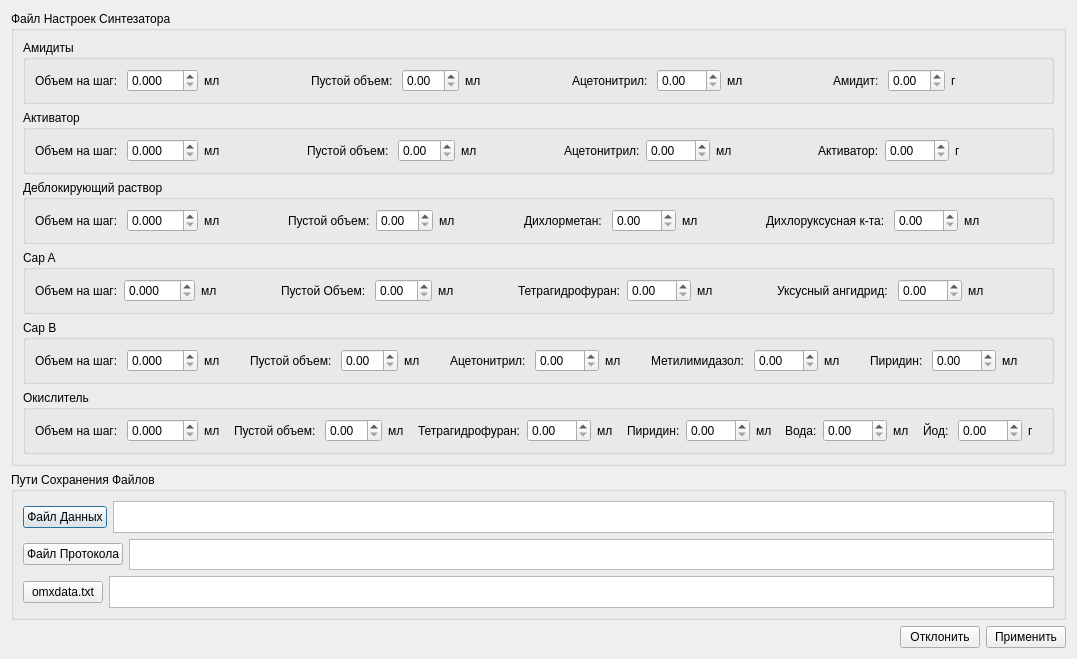
<?xml version="1.0" encoding="UTF-8"?>
<ui version="4.0">
 <class>Dialog</class>
 <widget class="QDialog" name="Dialog">
  <property name="geometry">
   <rect>
    <x>0</x>
    <y>0</y>
    <width>1077</width>
    <height>659</height>
   </rect>
  </property>
  <property name="windowTitle">
   <string>Dialog</string>
  </property>
  <layout class="QHBoxLayout" name="horizontalLayout_4">
   <item>
    <layout class="QVBoxLayout" name="verticalLayout">
     <item>
      <widget class="QGroupBox" name="groupBox">
       <property name="title">
        <string>Файл Настроек Синтезатора</string>
       </property>
       <layout class="QVBoxLayout" name="verticalLayout_3">
        <item>
         <widget class="QGroupBox" name="groupBox_3">
          <property name="sizePolicy">
           <sizepolicy hsizetype="Preferred" vsizetype="Preferred">
            <horstretch>0</horstretch>
            <verstretch>0</verstretch>
           </sizepolicy>
          </property>
          <property name="title">
           <string>Амидиты</string>
          </property>
          <layout class="QHBoxLayout" name="horizontalLayout_5">
           <item>
            <widget class="QLabel" name="label">
             <property name="text">
              <string>Объем на шаг: </string>
             </property>
            </widget>
           </item>
           <item>
            <widget class="QDoubleSpinBox" name="doubleSpinBox">
             <property name="decimals">
              <number>3</number>
             </property>
             <property name="maximum">
              <double>999.990000000000009</double>
             </property>
             <property name="singleStep">
              <double>0.001000000000000</double>
             </property>
            </widget>
           </item>
           <item>
            <widget class="QLabel" name="label_28">
             <property name="text">
              <string>мл</string>
             </property>
            </widget>
           </item>
           <item>
            <spacer name="horizontalSpacer">
             <property name="orientation">
              <enum>Qt::Horizontal</enum>
             </property>
             <property name="sizeHint" stdset="0">
              <size>
               <width>40</width>
               <height>20</height>
              </size>
             </property>
            </spacer>
           </item>
           <item>
            <widget class="QLabel" name="label_2">
             <property name="text">
              <string>Пустой объем: </string>
             </property>
            </widget>
           </item>
           <item>
            <widget class="QDoubleSpinBox" name="doubleSpinBox_7">
             <property name="singleStep">
              <double>0.010000000000000</double>
             </property>
            </widget>
           </item>
           <item>
            <widget class="QLabel" name="label_29">
             <property name="text">
              <string>мл</string>
             </property>
            </widget>
           </item>
           <item>
            <spacer name="horizontalSpacer_2">
             <property name="orientation">
              <enum>Qt::Horizontal</enum>
             </property>
             <property name="sizeHint" stdset="0">
              <size>
               <width>40</width>
               <height>20</height>
              </size>
             </property>
            </spacer>
           </item>
           <item>
            <widget class="QLabel" name="label_3">
             <property name="text">
              <string>Ацетонитрил: </string>
             </property>
            </widget>
           </item>
           <item>
            <widget class="QDoubleSpinBox" name="doubleSpinBox_38">
             <property name="maximum">
              <double>999.990000000000009</double>
             </property>
             <property name="singleStep">
              <double>0.010000000000000</double>
             </property>
            </widget>
           </item>
           <item>
            <widget class="QLabel" name="label_30">
             <property name="text">
              <string>мл</string>
             </property>
            </widget>
           </item>
           <item>
            <spacer name="horizontalSpacer_3">
             <property name="orientation">
              <enum>Qt::Horizontal</enum>
             </property>
             <property name="sizeHint" stdset="0">
              <size>
               <width>40</width>
               <height>20</height>
              </size>
             </property>
            </spacer>
           </item>
           <item>
            <widget class="QLabel" name="label_4">
             <property name="text">
              <string>Амидит: </string>
             </property>
            </widget>
           </item>
           <item>
            <widget class="QDoubleSpinBox" name="doubleSpinBox_13">
             <property name="singleStep">
              <double>0.010000000000000</double>
             </property>
            </widget>
           </item>
           <item>
            <widget class="QLabel" name="label_31">
             <property name="text">
              <string>г</string>
             </property>
            </widget>
           </item>
           <item>
            <spacer name="horizontalSpacer_4">
             <property name="orientation">
              <enum>Qt::Horizontal</enum>
             </property>
             <property name="sizeHint" stdset="0">
              <size>
               <width>40</width>
               <height>20</height>
              </size>
             </property>
            </spacer>
           </item>
          </layout>
         </widget>
        </item>
        <item>
         <widget class="QGroupBox" name="groupBox_4">
          <property name="title">
           <string>Активатор</string>
          </property>
          <layout class="QHBoxLayout" name="horizontalLayout_6">
           <item>
            <widget class="QLabel" name="label_5">
             <property name="text">
              <string>Объем на шаг: </string>
             </property>
            </widget>
           </item>
           <item>
            <widget class="QDoubleSpinBox" name="doubleSpinBox_2">
             <property name="decimals">
              <number>3</number>
             </property>
             <property name="maximum">
              <double>999.990000000000009</double>
             </property>
             <property name="singleStep">
              <double>0.001000000000000</double>
             </property>
            </widget>
           </item>
           <item>
            <widget class="QLabel" name="label_32">
             <property name="text">
              <string>мл</string>
             </property>
            </widget>
           </item>
           <item>
            <spacer name="horizontalSpacer_5">
             <property name="orientation">
              <enum>Qt::Horizontal</enum>
             </property>
             <property name="sizeHint" stdset="0">
              <size>
               <width>40</width>
               <height>20</height>
              </size>
             </property>
            </spacer>
           </item>
           <item>
            <widget class="QLabel" name="label_6">
             <property name="text">
              <string>Пустой объем: </string>
             </property>
            </widget>
           </item>
           <item>
            <widget class="QDoubleSpinBox" name="doubleSpinBox_8">
             <property name="singleStep">
              <double>0.010000000000000</double>
             </property>
            </widget>
           </item>
           <item>
            <widget class="QLabel" name="label_33">
             <property name="text">
              <string>мл</string>
             </property>
            </widget>
           </item>
           <item>
            <spacer name="horizontalSpacer_6">
             <property name="orientation">
              <enum>Qt::Horizontal</enum>
             </property>
             <property name="sizeHint" stdset="0">
              <size>
               <width>40</width>
               <height>20</height>
              </size>
             </property>
            </spacer>
           </item>
           <item>
            <widget class="QLabel" name="label_7">
             <property name="text">
              <string>Ацетонитрил:</string>
             </property>
            </widget>
           </item>
           <item>
            <widget class="QDoubleSpinBox" name="doubleSpinBox_40">
             <property name="maximum">
              <double>999.990000000000009</double>
             </property>
             <property name="singleStep">
              <double>0.010000000000000</double>
             </property>
            </widget>
           </item>
           <item>
            <widget class="QLabel" name="label_34">
             <property name="text">
              <string>мл</string>
             </property>
            </widget>
           </item>
           <item>
            <spacer name="horizontalSpacer_7">
             <property name="orientation">
              <enum>Qt::Horizontal</enum>
             </property>
             <property name="sizeHint" stdset="0">
              <size>
               <width>40</width>
               <height>20</height>
              </size>
             </property>
            </spacer>
           </item>
           <item>
            <widget class="QLabel" name="label_8">
             <property name="text">
              <string>Активатор:</string>
             </property>
            </widget>
           </item>
           <item>
            <widget class="QDoubleSpinBox" name="doubleSpinBox_14">
             <property name="maximum">
              <double>999.990000000000009</double>
             </property>
             <property name="singleStep">
              <double>0.010000000000000</double>
             </property>
            </widget>
           </item>
           <item>
            <widget class="QLabel" name="label_35">
             <property name="text">
              <string>г</string>
             </property>
            </widget>
           </item>
           <item>
            <spacer name="horizontalSpacer_8">
             <property name="orientation">
              <enum>Qt::Horizontal</enum>
             </property>
             <property name="sizeHint" stdset="0">
              <size>
               <width>40</width>
               <height>20</height>
              </size>
             </property>
            </spacer>
           </item>
          </layout>
         </widget>
        </item>
        <item>
         <widget class="QGroupBox" name="groupBox_5">
          <property name="title">
           <string>Деблокирующий раствор</string>
          </property>
          <layout class="QHBoxLayout" name="horizontalLayout_7">
           <item>
            <widget class="QLabel" name="label_9">
             <property name="text">
              <string>Объем на шаг: </string>
             </property>
            </widget>
           </item>
           <item>
            <widget class="QDoubleSpinBox" name="doubleSpinBox_3">
             <property name="decimals">
              <number>3</number>
             </property>
             <property name="maximum">
              <double>999.990000000000009</double>
             </property>
             <property name="singleStep">
              <double>0.001000000000000</double>
             </property>
            </widget>
           </item>
           <item>
            <widget class="QLabel" name="label_36">
             <property name="text">
              <string>мл</string>
             </property>
            </widget>
           </item>
           <item>
            <spacer name="horizontalSpacer_9">
             <property name="orientation">
              <enum>Qt::Horizontal</enum>
             </property>
             <property name="sizeHint" stdset="0">
              <size>
               <width>40</width>
               <height>20</height>
              </size>
             </property>
            </spacer>
           </item>
           <item>
            <widget class="QLabel" name="label_10">
             <property name="text">
              <string>Пустой объем:</string>
             </property>
            </widget>
           </item>
           <item>
            <widget class="QDoubleSpinBox" name="doubleSpinBox_9">
             <property name="singleStep">
              <double>0.010000000000000</double>
             </property>
            </widget>
           </item>
           <item>
            <widget class="QLabel" name="label_37">
             <property name="text">
              <string>мл</string>
             </property>
            </widget>
           </item>
           <item>
            <spacer name="horizontalSpacer_10">
             <property name="orientation">
              <enum>Qt::Horizontal</enum>
             </property>
             <property name="sizeHint" stdset="0">
              <size>
               <width>40</width>
               <height>20</height>
              </size>
             </property>
            </spacer>
           </item>
           <item>
            <widget class="QLabel" name="label_11">
             <property name="text">
              <string>Дихлорметан: </string>
             </property>
            </widget>
           </item>
           <item>
            <widget class="QDoubleSpinBox" name="doubleSpinBox_11">
             <property name="maximum">
              <double>999.990000000000009</double>
             </property>
             <property name="singleStep">
              <double>0.010000000000000</double>
             </property>
            </widget>
           </item>
           <item>
            <widget class="QLabel" name="label_38">
             <property name="text">
              <string>мл</string>
             </property>
            </widget>
           </item>
           <item>
            <spacer name="horizontalSpacer_11">
             <property name="orientation">
              <enum>Qt::Horizontal</enum>
             </property>
             <property name="sizeHint" stdset="0">
              <size>
               <width>40</width>
               <height>20</height>
              </size>
             </property>
            </spacer>
           </item>
           <item>
            <widget class="QLabel" name="label_12">
             <property name="text">
              <string>Дихлоруксусная к-та: </string>
             </property>
            </widget>
           </item>
           <item>
            <widget class="QDoubleSpinBox" name="doubleSpinBox_12">
             <property name="maximum">
              <double>999.990000000000009</double>
             </property>
             <property name="singleStep">
              <double>0.010000000000000</double>
             </property>
            </widget>
           </item>
           <item>
            <widget class="QLabel" name="label_39">
             <property name="text">
              <string>мл</string>
             </property>
            </widget>
           </item>
           <item>
            <spacer name="horizontalSpacer_12">
             <property name="orientation">
              <enum>Qt::Horizontal</enum>
             </property>
             <property name="sizeHint" stdset="0">
              <size>
               <width>40</width>
               <height>20</height>
              </size>
             </property>
            </spacer>
           </item>
          </layout>
         </widget>
        </item>
        <item>
         <widget class="QGroupBox" name="groupBox_6">
          <property name="title">
           <string>Cap A</string>
          </property>
          <layout class="QHBoxLayout" name="horizontalLayout_8">
           <item>
            <widget class="QLabel" name="label_13">
             <property name="text">
              <string>Объем на шаг:</string>
             </property>
            </widget>
           </item>
           <item>
            <widget class="QDoubleSpinBox" name="doubleSpinBox_4">
             <property name="decimals">
              <number>3</number>
             </property>
             <property name="maximum">
              <double>999.990000000000009</double>
             </property>
             <property name="singleStep">
              <double>0.001000000000000</double>
             </property>
            </widget>
           </item>
           <item>
            <widget class="QLabel" name="label_40">
             <property name="text">
              <string>мл</string>
             </property>
            </widget>
           </item>
           <item>
            <spacer name="horizontalSpacer_13">
             <property name="orientation">
              <enum>Qt::Horizontal</enum>
             </property>
             <property name="sizeHint" stdset="0">
              <size>
               <width>40</width>
               <height>20</height>
              </size>
             </property>
            </spacer>
           </item>
           <item>
            <widget class="QLabel" name="label_14">
             <property name="text">
              <string>Пустой Объем: </string>
             </property>
            </widget>
           </item>
           <item>
            <widget class="QDoubleSpinBox" name="doubleSpinBox_10">
             <property name="singleStep">
              <double>0.010000000000000</double>
             </property>
            </widget>
           </item>
           <item>
            <widget class="QLabel" name="label_41">
             <property name="text">
              <string>мл</string>
             </property>
            </widget>
           </item>
           <item>
            <spacer name="horizontalSpacer_14">
             <property name="orientation">
              <enum>Qt::Horizontal</enum>
             </property>
             <property name="sizeHint" stdset="0">
              <size>
               <width>40</width>
               <height>20</height>
              </size>
             </property>
            </spacer>
           </item>
           <item>
            <widget class="QLabel" name="label_15">
             <property name="text">
              <string>Тетрагидрофуран:</string>
             </property>
            </widget>
           </item>
           <item>
            <widget class="QDoubleSpinBox" name="doubleSpinBox_15">
             <property name="maximum">
              <double>999.990000000000009</double>
             </property>
             <property name="singleStep">
              <double>0.010000000000000</double>
             </property>
            </widget>
           </item>
           <item>
            <widget class="QLabel" name="label_42">
             <property name="text">
              <string>мл</string>
             </property>
            </widget>
           </item>
           <item>
            <spacer name="horizontalSpacer_15">
             <property name="orientation">
              <enum>Qt::Horizontal</enum>
             </property>
             <property name="sizeHint" stdset="0">
              <size>
               <width>40</width>
               <height>20</height>
              </size>
             </property>
            </spacer>
           </item>
           <item>
            <widget class="QLabel" name="label_16">
             <property name="text">
              <string>Уксусный ангидрид: </string>
             </property>
            </widget>
           </item>
           <item>
            <widget class="QDoubleSpinBox" name="doubleSpinBox_16">
             <property name="maximum">
              <double>999.990000000000009</double>
             </property>
             <property name="singleStep">
              <double>0.010000000000000</double>
             </property>
            </widget>
           </item>
           <item>
            <widget class="QLabel" name="label_43">
             <property name="text">
              <string>мл</string>
             </property>
            </widget>
           </item>
           <item>
            <spacer name="horizontalSpacer_16">
             <property name="orientation">
              <enum>Qt::Horizontal</enum>
             </property>
             <property name="sizeHint" stdset="0">
              <size>
               <width>40</width>
               <height>20</height>
              </size>
             </property>
            </spacer>
           </item>
          </layout>
         </widget>
        </item>
        <item>
         <widget class="QGroupBox" name="groupBox_7">
          <property name="title">
           <string>Cap B</string>
          </property>
          <layout class="QHBoxLayout" name="horizontalLayout_9">
           <item>
            <widget class="QLabel" name="label_17">
             <property name="text">
              <string>Объем на шаг: </string>
             </property>
            </widget>
           </item>
           <item>
            <widget class="QDoubleSpinBox" name="doubleSpinBox_5">
             <property name="decimals">
              <number>3</number>
             </property>
             <property name="maximum">
              <double>999.990000000000009</double>
             </property>
             <property name="singleStep">
              <double>0.001000000000000</double>
             </property>
            </widget>
           </item>
           <item>
            <widget class="QLabel" name="label_44">
             <property name="text">
              <string>мл</string>
             </property>
            </widget>
           </item>
           <item>
            <spacer name="horizontalSpacer_17">
             <property name="orientation">
              <enum>Qt::Horizontal</enum>
             </property>
             <property name="sizeHint" stdset="0">
              <size>
               <width>40</width>
               <height>20</height>
              </size>
             </property>
            </spacer>
           </item>
           <item>
            <widget class="QLabel" name="label_18">
             <property name="text">
              <string>Пустой объем: </string>
             </property>
            </widget>
           </item>
           <item>
            <widget class="QDoubleSpinBox" name="doubleSpinBox_39">
             <property name="singleStep">
              <double>0.010000000000000</double>
             </property>
            </widget>
           </item>
           <item>
            <widget class="QLabel" name="label_45">
             <property name="text">
              <string>мл</string>
             </property>
            </widget>
           </item>
           <item>
            <spacer name="horizontalSpacer_18">
             <property name="orientation">
              <enum>Qt::Horizontal</enum>
             </property>
             <property name="sizeHint" stdset="0">
              <size>
               <width>40</width>
               <height>20</height>
              </size>
             </property>
            </spacer>
           </item>
           <item>
            <widget class="QLabel" name="label_19">
             <property name="text">
              <string>Ацетонитрил: </string>
             </property>
            </widget>
           </item>
           <item>
            <widget class="QDoubleSpinBox" name="doubleSpinBox_19">
             <property name="maximum">
              <double>999.990000000000009</double>
             </property>
             <property name="singleStep">
              <double>0.010000000000000</double>
             </property>
            </widget>
           </item>
           <item>
            <widget class="QLabel" name="label_46">
             <property name="text">
              <string>мл</string>
             </property>
            </widget>
           </item>
           <item>
            <spacer name="horizontalSpacer_19">
             <property name="orientation">
              <enum>Qt::Horizontal</enum>
             </property>
             <property name="sizeHint" stdset="0">
              <size>
               <width>40</width>
               <height>20</height>
              </size>
             </property>
            </spacer>
           </item>
           <item>
            <widget class="QLabel" name="label_20">
             <property name="text">
              <string>Метилимидазол: </string>
             </property>
            </widget>
           </item>
           <item>
            <widget class="QDoubleSpinBox" name="doubleSpinBox_20">
             <property name="maximum">
              <double>999.990000000000009</double>
             </property>
             <property name="singleStep">
              <double>0.010000000000000</double>
             </property>
            </widget>
           </item>
           <item>
            <widget class="QLabel" name="label_47">
             <property name="text">
              <string>мл</string>
             </property>
            </widget>
           </item>
           <item>
            <spacer name="horizontalSpacer_20">
             <property name="orientation">
              <enum>Qt::Horizontal</enum>
             </property>
             <property name="sizeHint" stdset="0">
              <size>
               <width>40</width>
               <height>20</height>
              </size>
             </property>
            </spacer>
           </item>
           <item>
            <widget class="QLabel" name="label_21">
             <property name="text">
              <string>Пиридин: </string>
             </property>
            </widget>
           </item>
           <item>
            <widget class="QDoubleSpinBox" name="doubleSpinBox_21">
             <property name="maximum">
              <double>999.990000000000009</double>
             </property>
             <property name="singleStep">
              <double>0.010000000000000</double>
             </property>
            </widget>
           </item>
           <item>
            <widget class="QLabel" name="label_48">
             <property name="text">
              <string>мл</string>
             </property>
            </widget>
           </item>
           <item>
            <spacer name="horizontalSpacer_21">
             <property name="orientation">
              <enum>Qt::Horizontal</enum>
             </property>
             <property name="sizeHint" stdset="0">
              <size>
               <width>40</width>
               <height>20</height>
              </size>
             </property>
            </spacer>
           </item>
          </layout>
         </widget>
        </item>
        <item>
         <widget class="QGroupBox" name="groupBox_8">
          <property name="title">
           <string>Окислитель</string>
          </property>
          <layout class="QHBoxLayout" name="horizontalLayout_10">
           <item>
            <widget class="QLabel" name="label_22">
             <property name="text">
              <string>Объем на шаг: </string>
             </property>
            </widget>
           </item>
           <item>
            <widget class="QDoubleSpinBox" name="doubleSpinBox_6">
             <property name="decimals">
              <number>3</number>
             </property>
             <property name="maximum">
              <double>999.990000000000009</double>
             </property>
             <property name="singleStep">
              <double>0.001000000000000</double>
             </property>
            </widget>
           </item>
           <item>
            <widget class="QLabel" name="label_49">
             <property name="text">
              <string>мл</string>
             </property>
            </widget>
           </item>
           <item>
            <spacer name="horizontalSpacer_22">
             <property name="orientation">
              <enum>Qt::Horizontal</enum>
             </property>
             <property name="sizeHint" stdset="0">
              <size>
               <width>40</width>
               <height>20</height>
              </size>
             </property>
            </spacer>
           </item>
           <item>
            <widget class="QLabel" name="label_23">
             <property name="text">
              <string>Пустой объем: </string>
             </property>
            </widget>
           </item>
           <item>
            <widget class="QDoubleSpinBox" name="doubleSpinBox_42">
             <property name="singleStep">
              <double>0.010000000000000</double>
             </property>
            </widget>
           </item>
           <item>
            <widget class="QLabel" name="label_50">
             <property name="text">
              <string>мл</string>
             </property>
            </widget>
           </item>
           <item>
            <spacer name="horizontalSpacer_23">
             <property name="orientation">
              <enum>Qt::Horizontal</enum>
             </property>
             <property name="sizeHint" stdset="0">
              <size>
               <width>40</width>
               <height>20</height>
              </size>
             </property>
            </spacer>
           </item>
           <item>
            <widget class="QLabel" name="label_24">
             <property name="text">
              <string>Тетрагидрофуран:</string>
             </property>
            </widget>
           </item>
           <item>
            <widget class="QDoubleSpinBox" name="doubleSpinBox_24">
             <property name="maximum">
              <double>999.990000000000009</double>
             </property>
             <property name="singleStep">
              <double>0.010000000000000</double>
             </property>
            </widget>
           </item>
           <item>
            <widget class="QLabel" name="label_51">
             <property name="text">
              <string>мл</string>
             </property>
            </widget>
           </item>
           <item>
            <spacer name="horizontalSpacer_24">
             <property name="orientation">
              <enum>Qt::Horizontal</enum>
             </property>
             <property name="sizeHint" stdset="0">
              <size>
               <width>40</width>
               <height>20</height>
              </size>
             </property>
            </spacer>
           </item>
           <item>
            <widget class="QLabel" name="label_25">
             <property name="text">
              <string>Пиридин:</string>
             </property>
            </widget>
           </item>
           <item>
            <widget class="QDoubleSpinBox" name="doubleSpinBox_25">
             <property name="maximum">
              <double>999.990000000000009</double>
             </property>
             <property name="singleStep">
              <double>0.010000000000000</double>
             </property>
            </widget>
           </item>
           <item>
            <widget class="QLabel" name="label_52">
             <property name="text">
              <string>мл</string>
             </property>
            </widget>
           </item>
           <item>
            <spacer name="horizontalSpacer_25">
             <property name="orientation">
              <enum>Qt::Horizontal</enum>
             </property>
             <property name="sizeHint" stdset="0">
              <size>
               <width>40</width>
               <height>20</height>
              </size>
             </property>
            </spacer>
           </item>
           <item>
            <widget class="QLabel" name="label_26">
             <property name="text">
              <string>Вода:</string>
             </property>
            </widget>
           </item>
           <item>
            <widget class="QDoubleSpinBox" name="doubleSpinBox_26">
             <property name="maximum">
              <double>999.990000000000009</double>
             </property>
             <property name="singleStep">
              <double>0.010000000000000</double>
             </property>
            </widget>
           </item>
           <item>
            <widget class="QLabel" name="label_53">
             <property name="text">
              <string>мл</string>
             </property>
            </widget>
           </item>
           <item>
            <spacer name="horizontalSpacer_26">
             <property name="orientation">
              <enum>Qt::Horizontal</enum>
             </property>
             <property name="sizeHint" stdset="0">
              <size>
               <width>40</width>
               <height>20</height>
              </size>
             </property>
            </spacer>
           </item>
           <item>
            <widget class="QLabel" name="label_27">
             <property name="text">
              <string>Йод: </string>
             </property>
            </widget>
           </item>
           <item>
            <widget class="QDoubleSpinBox" name="doubleSpinBox_41">
             <property name="maximum">
              <double>999.990000000000009</double>
             </property>
             <property name="singleStep">
              <double>0.010000000000000</double>
             </property>
            </widget>
           </item>
           <item>
            <widget class="QLabel" name="label_54">
             <property name="text">
              <string>г</string>
             </property>
            </widget>
           </item>
           <item>
            <spacer name="horizontalSpacer_27">
             <property name="orientation">
              <enum>Qt::Horizontal</enum>
             </property>
             <property name="sizeHint" stdset="0">
              <size>
               <width>40</width>
               <height>20</height>
              </size>
             </property>
            </spacer>
           </item>
          </layout>
         </widget>
        </item>
       </layout>
      </widget>
     </item>
     <item>
      <widget class="QGroupBox" name="groupBox_2">
       <property name="title">
        <string>Пути Сохранения Файлов</string>
       </property>
       <layout class="QVBoxLayout" name="verticalLayout_2">
        <item>
         <layout class="QHBoxLayout" name="horizontalLayout_2">
          <item>
           <widget class="QPushButton" name="pushButton_2">
            <property name="text">
             <string>Файл Данных</string>
            </property>
           </widget>
          </item>
          <item>
           <widget class="QTextEdit" name="textEdit_2">
            <property name="sizePolicy">
             <sizepolicy hsizetype="Expanding" vsizetype="Ignored">
              <horstretch>0</horstretch>
              <verstretch>0</verstretch>
             </sizepolicy>
            </property>
           </widget>
          </item>
         </layout>
        </item>
        <item>
         <layout class="QHBoxLayout" name="horizontalLayout">
          <item>
           <widget class="QPushButton" name="pushButton">
            <property name="text">
             <string>Файл Протокола</string>
            </property>
           </widget>
          </item>
          <item>
           <widget class="QTextEdit" name="textEdit">
            <property name="sizePolicy">
             <sizepolicy hsizetype="Expanding" vsizetype="Ignored">
              <horstretch>0</horstretch>
              <verstretch>0</verstretch>
             </sizepolicy>
            </property>
           </widget>
          </item>
         </layout>
        </item>
        <item>
         <layout class="QHBoxLayout" name="horizontalLayout_3">
          <item>
           <widget class="QPushButton" name="pushButton_3">
            <property name="text">
             <string>omxdata.txt</string>
            </property>
           </widget>
          </item>
          <item>
           <widget class="QTextEdit" name="textEdit_3">
            <property name="sizePolicy">
             <sizepolicy hsizetype="Expanding" vsizetype="Ignored">
              <horstretch>0</horstretch>
              <verstretch>0</verstretch>
             </sizepolicy>
            </property>
           </widget>
          </item>
         </layout>
        </item>
       </layout>
      </widget>
     </item>
     <item>
      <layout class="QHBoxLayout" name="horizontalLayout_11">
       <item>
        <spacer name="horizontalSpacer_28">
         <property name="orientation">
          <enum>Qt::Horizontal</enum>
         </property>
         <property name="sizeHint" stdset="0">
          <size>
           <width>40</width>
           <height>20</height>
          </size>
         </property>
        </spacer>
       </item>
       <item>
        <widget class="QPushButton" name="pushButton_4">
         <property name="text">
          <string>Отклонить</string>
         </property>
        </widget>
       </item>
       <item>
        <widget class="QPushButton" name="pushButton_5">
         <property name="text">
          <string>Применить</string>
         </property>
        </widget>
       </item>
      </layout>
     </item>
    </layout>
   </item>
  </layout>
 </widget>
 <resources/>
 <connections/>
</ui>
